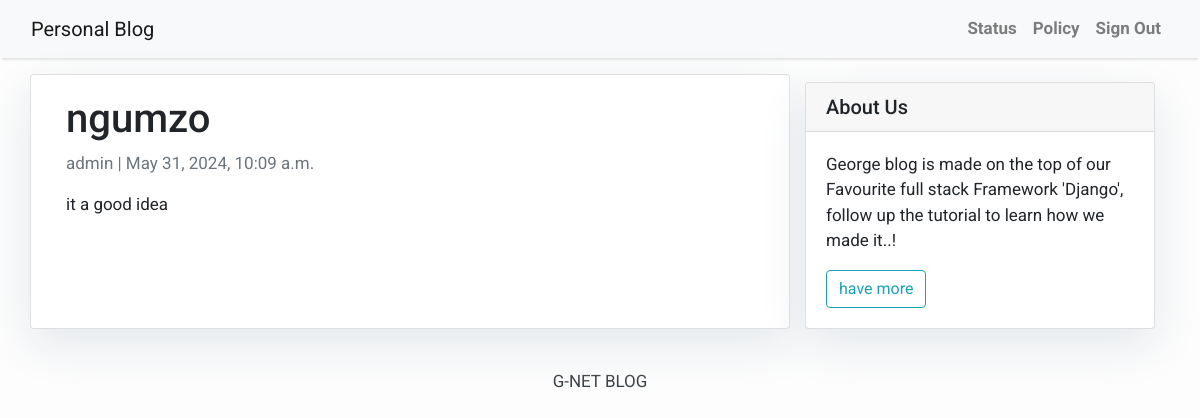
/ngumzo/, run on the app's committed database.
### ngumzo/models.py (models this page shows, shortened)
class Post(models.Model):
    title = models.CharField(max_length=200, unique=True)
    slug = models.SlugField(max_length=200, unique=True)
    author = models.ForeignKey(User, on_delete= models.CASCADE,related_name='blog_posts')
    updated_on = models.DateTimeField(auto_now= True)
    content = models.TextField()
    created_on = models.DateTimeField(auto_now_add=True)
    status = models.IntegerField(choices=STATUS, default=0)
    class Meta:
        ordering = ['-created_on']

### ngumzo/views.py (the view)
# urls.py: path('<slug:slug>/', views.PostDetail.as_view(), name='post_detail'),
class PostDetail(generic.DetailView):
    model = Post
    template_name = 'post_detail.html'

### ngumzo/templates/post_detail.html
{% extends 'base.html' %} {% block content %}
<div class="container">
  <div class="row">
    <div class="col-md-8 card mb-4  mt-3 left  top">
      <div class="card-body">
        <h1>{% block title %} {{ object.title }} {% endblock title %}</h1>
        <p class=" text-muted">{{ post.author }} | {{ post.created_on }}</p>
        <p class="card-text ">{{ object.content | safe }}</p>
      </div>
    </div>
    {% block sidebar %} {% include 'sidebar.html' %} {% endblock sidebar %}
  </div>
</div>
{% endblock content %}

### ngumzo/templates/base.html (style rules this page uses)
body { font-family: "Roboto", sans-serif; font-size: 17px; background-color: #fdfdfd; }

### ngumzo/templates/sidebar.html (style rules this page uses)
.card { box-shadow: 0 16px 48px #E3E7EB; }

### data on the page
Post: title "ngumzo", author "admin", created_on "May 31, 2024, 10:09 a.m.", content "it a good idea"
